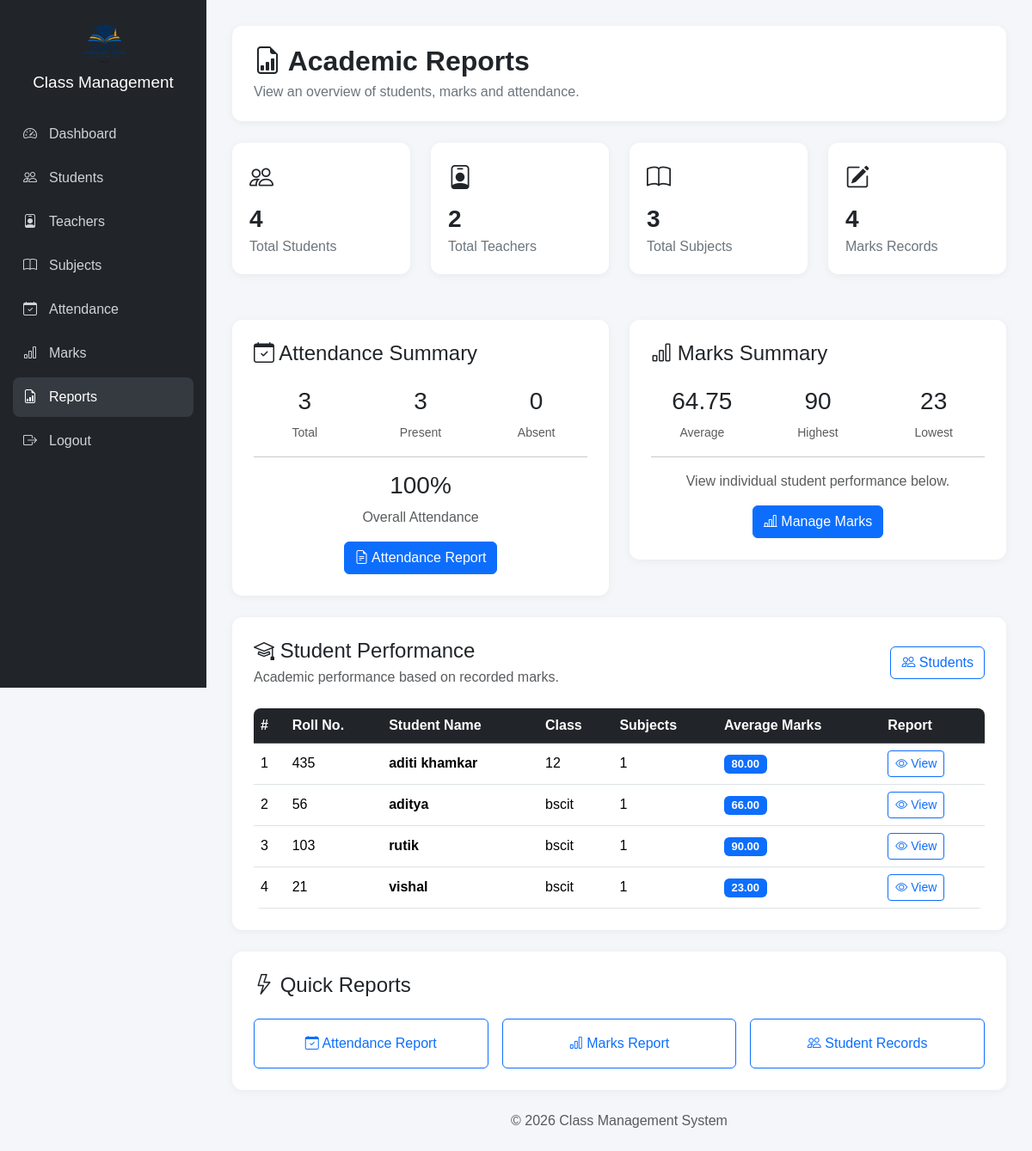
/reports.php (signed in), run on the app's committed database.
### tables this page shows
CREATE TABLE students (
    id INT UNSIGNED NOT NULL AUTO_INCREMENT,
    roll_no VARCHAR(20) NOT NULL,
    name VARCHAR(100) NOT NULL,
    email VARCHAR(100) DEFAULT NULL,
    phone VARCHAR(15) DEFAULT NULL,
    gender VARCHAR(10) DEFAULT NULL,
    class_name VARCHAR(50) DEFAULT NULL,
    PRIMARY KEY (id),
    UNIQUE KEY uq_students_roll_no (roll_no)
);

### reports.php (the view, shortened to what this page needs)
<?php
require_once __DIR__ . '/config.php';
function e(?string $value): string
{
    return htmlspecialchars($value ?? '', ENT_QUOTES, 'UTF-8');
}
$total_students = 0;
$total_teachers = 0;
$total_subjects = 0;
$total_marks = 0;
$total_attendance = 0;
$total_present = 0;
$total_absent = 0;
try {
    $stmt = $conn->prepare('SELECT COUNT(*) FROM students');
    $stmt->execute();
    $stmt->bind_result($total_students);
    $stmt = $conn->prepare('SELECT COUNT(*) FROM teachers');
    $stmt->execute();
    $stmt->bind_result($total_teachers);
    $stmt = $conn->prepare('SELECT COUNT(*) FROM subjects');
    $stmt->execute();
    $stmt->bind_result($total_subjects);
    $stmt = $conn->prepare('SELECT COUNT(*) FROM marks');
    $stmt->execute();
    $stmt->bind_result($total_marks);
    $stmt = $conn->prepare(
        "SELECT
            COUNT(*),
            COALESCE(SUM(status = 'Present'), 0),
            COALESCE(SUM(status = 'Absent'), 0)
         FROM attendance"
    );
    $stmt->execute();
    $stmt->bind_result(
        $total_attendance,
        $total_present,
        $total_absent
    );
} catch (mysqli_sql_exception $e) {
    error_log(
        'Reports statistics error: ' . $e->getMessage()
    );
    $total_students = 0;
    $total_teachers = 0;
    $total_subjects = 0;
    $total_marks = 0;
    $total_attendance = 0;
    $total_present = 0;
    $total_absent = 0;
}
$attendance_percentage = $total_attendance > 0
    ? round(($total_present / $total_attendance) * 100, 2)
    : 0;
$students = [];
try {
    $stmt = $conn->prepare(
        "SELECT
            s.id,
            s.roll_no,
            s.name,
            s.class_name,
            COALESCE(AVG(m.marks), 0) AS average_marks,
            COUNT(m.id) AS subject_count
         FROM students s
         LEFT JOIN marks m
            ON m.student_id = s.id
         GROUP BY
            s.id,
            s.roll_no,
            s.name,
            s.class_name
         ORDER BY s.name ASC"
    );
    $stmt->execute();
    $stmt->bind_result(
        $student_id,
        $roll_no,
        $student_name,
        $class_name,
        $average_marks,
        $subject_count
    );
    while ($stmt->fetch()) {
        $students[] = [
            'id' => (int) $student_id,
            'roll_no' => (string) $roll_no,
            'name' => (string) $student_name,
            'class_name' => (string) ($class_name ?? ''),
            'average_marks' => (float) $average_marks,
            'subject_count' => (int) $subject_count
        ];
    }
} catch (mysqli_sql_exception $e) {
    error_log(
        'Student performance report error: ' . $e->getMessage()
    );
}
$average_marks = 0;
$highest_marks = 0;
$lowest_marks = 0;
try {
    $stmt = $conn->prepare(
        'SELECT
            COALESCE(AVG(marks), 0),
            COALESCE(MAX(marks), 0),
            COALESCE(MIN(marks), 0)
         FROM marks'
    );
    $stmt->execute();
    $stmt->bind_result(
        $average_marks,
        $highest_marks,
        $lowest_marks
    );
} catch (mysqli_sql_exception $e) {
    error_log(
        'Marks summary error: ' . $e->getMessage()
    );
}
?>
<!DOCTYPE html>
<html lang="en">
<head>
    <link
        href="https://cdn.jsdelivr.net/npm/bootstrap@5.3.3/dist/css/bootstrap.min.css"
        rel="stylesheet"
    >
    <link
        href="https://cdn.jsdelivr.net/npm/bootstrap-icons@1.11.3/font/bootstrap-icons.css"
        rel="stylesheet"
    >
</head>
<body>
<aside class="sidebar">
    <img
        src="images/logo.png"
        alt="Class Management System"
        class="logo"
    >
    <h4>Class Management</h4>
    <a href="dashboard.php">
        <i class="bi bi-speedometer2"></i>
        Dashboard
    </a>
    <a href="students.php">
        <i class="bi bi-people"></i>
        Students
    </a>
    <a href="teachers.php">
        <i class="bi bi-person-badge"></i>
        Teachers
    </a>
    <a href="subjects.php">
        <i class="bi bi-book"></i>
        Subjects
    </a>
    <a href="attendance.php">
        <i class="bi bi-calendar-check"></i>
        Attendance
    </a>
    <a href="marks.php">
        <i class="bi bi-bar-chart"></i>
        Marks
    </a>
    <a href="reports.php" class="active">
        <i class="bi bi-file-earmark-bar-graph"></i>
        Reports
    </a>
    <a href="logout.php">
        <i class="bi bi-box-arrow-right"></i>
        Logout
    </a>
</aside>
<main class="main">
    <div class="page-header">
        <h2>
            <i class="bi bi-file-earmark-bar-graph"></i>
            Academic Reports
        </h2>
        <p>
            View an overview of students, marks and attendance.
        </p>
    </div>
    <div class="row g-4">
        <div class="col-md-6 col-xl-3">
            <div class="stat-card">
                <i class="bi bi-people"></i>
                <h3>
                    <?= $total_students ?>
                </h3>
                <p>
                    Total Students
                </p>
            </div>
        </div>
        <div class="col-md-6 col-xl-3">
            <div class="stat-card">
                <i class="bi bi-person-badge"></i>
                <h3>
                    <?= $total_teachers ?>
                </h3>
                <p>
                    Total Teachers
                </p>
            </div>
        </div>
        <div class="col-md-6 col-xl-3">
            <div class="stat-card">
                <i class="bi bi-book"></i>
                <h3>
                    <?= $total_subjects ?>
                </h3>
                <p>
                    Total Subjects
                </p>
            </div>
        </div>
        <div class="col-md-6 col-xl-3">
            <div class="stat-card">
                <i class="bi bi-pencil-square"></i>
                <h3>
                    <?= $total_marks ?>
                </h3>
                <p>
                    Marks Records
                </p>
            </div>
        </div>
    </div>
    <div class="row g-4 mt-1">
        <div class="col-lg-6">
            <div class="report-box">
                <h4 class="mb-4">
                    <i class="bi bi-calendar-check"></i>
                    Attendance Summary
                </h4>
                <div class="row g-3">
                    <div class="col-4">
                        <div class="text-center">
                            <h3>
                                <?= $total_attendance ?>
                            </h3>
                            <small class="text-muted">
                                Total
                            </small>
                        </div>
                    </div>
                    <div class="col-4">
                        <div class="text-center">
                            <h3>
                                <?= $total_present ?>
                            </h3>
                            <small class="text-muted">
                                Present
                            </small>
                        </div>
                    </div>
                    <div class="col-4">
                        <div class="text-center">
                            <h3>
                                <?= $total_absent ?>
                            </h3>
                            <small class="text-muted">
                                Absent
                            </small>
                        </div>
                    </div>
                </div>
                <hr>
                <div class="text-center">
                    <h3>
                        <?= e((string) $attendance_percentage) ?>%
                    </h3>
                    <p class="text-muted mb-3">
                        Overall Attendance
                    </p>
                    <a
                        href="attendance_report.php"
                        class="btn btn-primary"
                    >
                        <i class="bi bi-file-earmark-text"></i>
                        Attendance Report
                    </a>
                </div>
            </div>
        </div>
        <div class="col-lg-6">
            <div class="report-box">
                <h4 class="mb-4">
                    <i class="bi bi-bar-chart"></i>
                    Marks Summary
                </h4>
                <div class="row g-3">
                    <div class="col-4">
                        <div class="text-center">
                            <h3>
                                <?= number_format((float) $average_marks, 2) ?>
                            </h3>
                            <small class="text-muted">
                                Average
                            </small>
                        </div>
                    </div>
                    <div class="col-4">
                        <div class="text-center">
                            <h3>
                                <?= (int) $highest_marks ?>
                            </h3>
                            <small class="text-muted">
                                Highest
                            </small>
                        </div>
                    </div>
                    <div class="col-4">
                        <div class="text-center">
                            <h3>
                                <?= (int) $lowest_marks ?>
                            </h3>
                            <small class="text-muted">
                                Lowest
                            </small>
                        </div>
                    </div>
                </div>
                <hr>
                <div class="text-center">
                    <p class="text-muted">
                        View individual student performance below.
                    </p>
                    <a
                        href="marks.php"
                        class="btn btn-primary"
                    >
                        <i class="bi bi-bar-chart-line"></i>
                        Manage Marks
                    </a>
                </div>
            </div>
        </div>
    </div>
    <div class="report-box">
        <div
            class="d-flex justify-content-between align-items-center flex-wrap gap-2 mb-4"
        >
            <div>
                <h4 class="mb-1">
                    <i class="bi bi-mortarboard"></i>
                    Student Performance
                </h4>
                <p class="text-muted mb-0">
                    Academic performance based on recorded marks.
                </p>
            </div>
            <a
                href="students.php"
                class="btn btn-outline-primary"
            >
                <i class="bi bi-people"></i>
                Students
            </a>
        </div>
        <div class="table-responsive">
            <table class="table table-hover align-middle">
                <thead class="table-dark">
                    <tr>
                        <th>#</th>
                        <th>Roll No.</th>
                        <th>Student Name</th>
                        <th>Class</th>
                        <th>Subjects</th>
                        <th>Average Marks</th>
                        <th>Report</th>
                    </tr>
                </thead>
                <tbody>
                <?php if (empty($students)): ?>
                    <tr>
                        <td
                            colspan="7"
                            class="text-center text-muted py-4"
                        >
                            No student records found.
                        </td>
                    </tr>
                <?php else: ?>
                    <?php foreach ($students as $index => $student): ?>
                        <tr>
                            <td>
                                <?= $index + 1 ?>
                            </td>
                            <td>
                                <?= e($student['roll_no']) ?>
                            </td>
                            <td>
                                <strong>
                                    <?= e($student['name']) ?>
                                </strong>
                            </td>
                            <td>
                                <?= e($student['class_name']) ?: '-' ?>
                            </td>
                            <td>
                                <?= $student['subject_count'] ?>
                            </td>
                            <td>
                                <span class="badge text-bg-primary badge-average">
                                    <?= number_format(
                                        $student['average_marks'],
                                        2
                                    ) ?>
                                </span>
                            </td>
                            <td>
                                <a
                                    href="student_report.php?student_id=<?= $student['id'] ?>"
                                    class="btn btn-sm btn-outline-primary"
                                >
                                    <i class="bi bi-eye"></i>
                                    View
                                </a>
                            </td>
                        </tr>
                    <?php endforeach; ?>
                <?php endif; ?>
                </tbody>
            </table>
        </div>
    </div>
    <div class="report-box">
        <h4 class="mb-4">
            <i class="bi bi-lightning"></i>
            Quick Reports
        </h4>
        <div class="row g-3">
            <div class="col-md-4">
                <a
                    href="attendance_report.php"
                    class="btn btn-outline-primary w-100 py-3 quick-link"
                >
                    <i class="bi bi-calendar-check"></i>
                    Attendance Report
                </a>
            </div>
            <div class="col-md-4">
                <a
                    href="marks.php"
                    class="btn btn-outline-primary w-100 py-3 quick-link"
                >
                    <i class="bi bi-bar-chart"></i>
                    Marks Report
                </a>
            </div>
            <div class="col-md-4">
                <a
                    href="students.php"
                    class="btn btn-outline-primary w-100 py-3 quick-link"
                >
                    <i class="bi bi-people"></i>
                    Student Records
                </a>
            </div>
        </div>
    </div>
    <footer class="text-center text-muted py-4">
        © <?= date('Y') ?> Class Management System
    </footer>
</main>
</body>
</html>

### reports.php (style rules this page uses)
body { background: #f4f6f9; font-family: Arial, sans-serif; margin: 0; }
.sidebar { width: 240px; min-height: 100vh; background: #212529; position: fixed; left: 0; top: 0; padding: 20px 15px; z-index: 1000; }
.sidebar .logo { width: 55px; height: 55px; object-fit: contain; display: block; margin: 0 auto 10px; }
.sidebar h4 { color: #fff; text-align: center; margin-bottom: 25px; font-size: 19px; }
.sidebar a { display: flex; align-items: center; gap: 10px; color: #ced4da; text-decoration: none; padding: 11px 12px; border-radius: 8px; margin-bottom: 5px; transition: 0.2s ease; }
.sidebar a:hover, .sidebar a.active { background: #343a40; color: #fff; }
.sidebar a i { width: 20px; }
.main { margin-left: 240px; padding: 30px; }
.page-header { background: #fff; border-radius: 12px; padding: 22px 25px; margin-bottom: 25px; box-shadow: 0 2px 10px rgba(0, 0, 0, 0.05); }
.page-header h2 { margin: 0; font-weight: 700; }
.page-header p { margin: 5px 0 0; color: #6c757d; }
.stat-card { background: #fff; border-radius: 12px; padding: 20px; box-shadow: 0 2px 10px rgba(0, 0, 0, 0.05); height: 100%; }
.stat-card i { font-size: 28px; }
.stat-card h3 { margin: 10px 0 0; font-weight: 700; }
.stat-card p { margin: 3px 0 0; color: #6c757d; }
.report-box { background: #fff; border-radius: 12px; padding: 25px; margin-top: 25px; box-shadow: 0 2px 10px rgba(0, 0, 0, 0.05); }
.table-responsive { border-radius: 8px; }
table { margin-bottom: 0 !important; }
.badge-average { font-size: 13px; }
.quick-link { text-decoration: none; }

### data on the page
students: roll_no "435", name "aditi khamkar", class_name "12", subject_count "1", average_marks "80.00"
students: roll_no "56", name "aditya", class_name "bscit", subject_count "1", average_marks "66.00"
students: roll_no "103", name "rutik", class_name "bscit", subject_count "1", average_marks "90.00"
students: roll_no "21", name "vishal", class_name "bscit", subject_count "1", average_marks "23.00"

### other printed values
$total_students "4"
$total_teachers "2"
$total_subjects "3"
$total_marks "4"
$total_attendance "3"
$total_present "3"
$total_absent "0"
$attendance_percentage "100"
$average_marks "64.75"
$highest_marks "90"
$lowest_marks "23"
